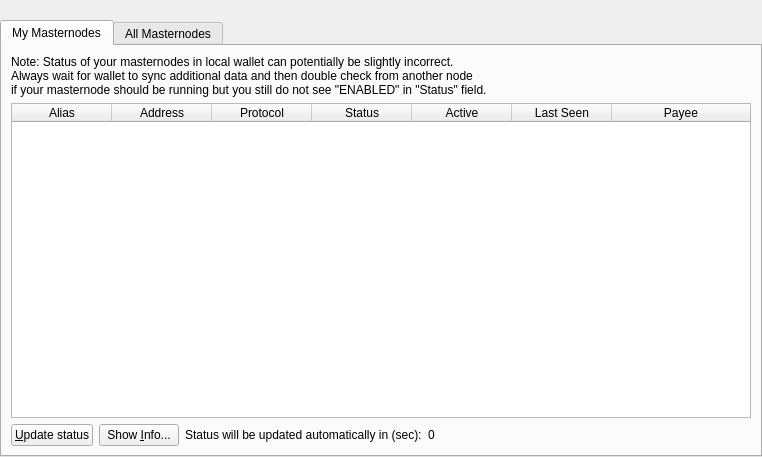
<?xml version="1.0" encoding="UTF-8"?>
<ui version="4.0">
 <class>MasternodeList</class>
 <widget class="QWidget" name="MasternodeList">
  <property name="geometry">
   <rect>
    <x>0</x>
    <y>0</y>
    <width>762</width>
    <height>457</height>
   </rect>
  </property>
  <property name="windowTitle">
   <string>Form</string>
  </property>
  <layout class="QVBoxLayout" name="topLayout">
   <property name="leftMargin">
    <number>0</number>
   </property>
   <property name="topMargin">
    <number>0</number>
   </property>
   <property name="rightMargin">
    <number>0</number>
   </property>
   <property name="bottomMargin">
    <number>0</number>
   </property>
   <item>
    <layout class="QVBoxLayout" name="verticalLayout">
     <property name="bottomMargin">
      <number>0</number>
     </property>
     <item>
      <spacer name="horizontalSpacer0">
       <property name="orientation">
        <enum>Qt::Horizontal</enum>
       </property>
       <property name="sizeHint" stdset="0">
        <size>
         <width>40</width>
         <height>20</height>
        </size>
       </property>
      </spacer>
     </item>
     <item>
      <widget class="QTabWidget" name="tabWidget">
       <property name="currentIndex">
        <number>0</number>
       </property>
       <widget class="QWidget" name="tabMyMasternodes">
        <attribute name="title">
         <string>My Masternodes</string>
        </attribute>
        <layout class="QGridLayout" name="gridLayout_2">
         <item row="0" column="0">
          <layout class="QVBoxLayout" name="verticalLayout_2">
           <property name="bottomMargin">
            <number>0</number>
           </property>
           <item>
            <layout class="QHBoxLayout" name="horizontalLayout_note">
             <property name="bottomMargin">
              <number>0</number>
             </property>
             <item>
              <widget class="QLabel" name="updateNote">
               <property name="text">
                <string>Note: Status of your masternodes in local wallet can potentially be slightly incorrect.&lt;br /&gt;Always wait for wallet to sync additional data and then double check from another node&lt;br /&gt;if your masternode should be running but you still do not see &quot;ENABLED&quot; in &quot;Status&quot; field.</string>
               </property>
              </widget>
             </item>
            </layout>
           </item>
           <item>
            <widget class="QTableWidget" name="tableWidgetMyMasternodes">
             <property name="minimumSize">
              <size>
               <width>695</width>
               <height>0</height>
              </size>
             </property>
             <property name="editTriggers">
              <set>QAbstractItemView::NoEditTriggers</set>
             </property>
             <property name="alternatingRowColors">
              <bool>true</bool>
             </property>
             <property name="selectionMode">
              <enum>QAbstractItemView::SingleSelection</enum>
             </property>
             <property name="selectionBehavior">
              <enum>QAbstractItemView::SelectRows</enum>
             </property>
             <property name="sortingEnabled">
              <bool>true</bool>
             </property>
             <attribute name="horizontalHeaderStretchLastSection">
              <bool>true</bool>
             </attribute>
             <column>
              <property name="text">
               <string>Alias</string>
              </property>
             </column>
             <column>
              <property name="text">
               <string>Address</string>
              </property>
             </column>
             <column>
              <property name="text">
               <string>Protocol</string>
              </property>
             </column>
             <column>
              <property name="text">
               <string>Status</string>
              </property>
             </column>
             <column>
              <property name="text">
               <string>Active</string>
              </property>
             </column>
             <column>
              <property name="text">
               <string>Last Seen</string>
              </property>
             </column>
             <column>
              <property name="text">
               <string>Payee</string>
              </property>
             </column>
            </widget>
           </item>
           <item>
            <layout class="QHBoxLayout" name="horizontalLayout_5">
             <property name="bottomMargin">
              <number>0</number>
             </property>
             <item>
              <widget class="QPushButton" name="UpdateButton">
               <property name="text">
                <string>&amp;Update status</string>
               </property>
              </widget>
             </item>
             <item>
              <widget class="QPushButton" name="QRButton">
               <property name="toolTip">
                <string>Show additional Masternode information</string>
               </property>
               <property name="text">
                <string>Show &amp;Info...</string>
               </property>
              </widget>
             </item>
             <item>
              <widget class="QLabel" name="autoupdate_label">
               <property name="text">
                <string>Status will be updated automatically in (sec):</string>
               </property>
              </widget>
             </item>
             <item>
              <widget class="QLabel" name="secondsLabel">
               <property name="text">
                <string>0</string>
               </property>
              </widget>
             </item>
             <item>
              <spacer name="horizontalSpacer_5">
               <property name="orientation">
                <enum>Qt::Horizontal</enum>
               </property>
               <property name="sizeHint" stdset="0">
                <size>
                 <width>40</width>
                 <height>20</height>
                </size>
               </property>
              </spacer>
             </item>
            </layout>
           </item>
          </layout>
         </item>
        </layout>
       </widget>
       <widget class="QWidget" name="tabAllMasternodes">
        <attribute name="title">
         <string>All Masternodes</string>
        </attribute>
        <layout class="QGridLayout" name="gridLayout">
         <item row="1" column="0">
          <widget class="QTableWidget" name="tableWidgetMasternodes">
           <property name="editTriggers">
            <set>QAbstractItemView::NoEditTriggers</set>
           </property>
           <property name="alternatingRowColors">
            <bool>true</bool>
           </property>
           <property name="selectionBehavior">
            <enum>QAbstractItemView::SelectRows</enum>
           </property>
           <property name="selectionMode">
            <enum>QAbstractItemView::NoSelection</enum>
           </property>
           <property name="sortingEnabled">
            <bool>true</bool>
           </property>
           <attribute name="horizontalHeaderStretchLastSection">
            <bool>true</bool>
           </attribute>
           <column>
            <property name="text">
             <string>Address</string>
            </property>
           </column>
           <column>
            <property name="text">
             <string>Protocol</string>
            </property>
           </column>
           <column>
            <property name="text">
             <string>Status</string>
            </property>
           </column>
           <column>
            <property name="text">
             <string>Active</string>
            </property>
           </column>
           <column>
            <property name="text">
             <string>Last Seen</string>
            </property>
           </column>
           <column>
            <property name="text">
             <string>Payee</string>
            </property>
           </column>
          </widget>
         </item>
         <item row="0" column="0">
          <layout class="QHBoxLayout" name="horizontalLayout_3">
           <property name="bottomMargin">
            <number>0</number>
           </property>
           <item>
            <spacer name="horizontalSpacer_3">
             <property name="orientation">
              <enum>Qt::Horizontal</enum>
             </property>
             <property name="sizeHint" stdset="0">
              <size>
               <width>10</width>
               <height>20</height>
              </size>
             </property>
            </spacer>
           </item>
           <item>
            <widget class="QLabel" name="label_count">
             <property name="text">
              <string>Node Count:</string>
             </property>
            </widget>
           </item>
           <item>
            <widget class="QLabel" name="countLabel">
             <property name="text">
              <string>0</string>
             </property>
            </widget>
           </item>
          </layout>
         </item>
        </layout>
       </widget>
      </widget>
     </item>
    </layout>
   </item>
  </layout>
 </widget>
 <resources/>
 <connections/>
</ui>
